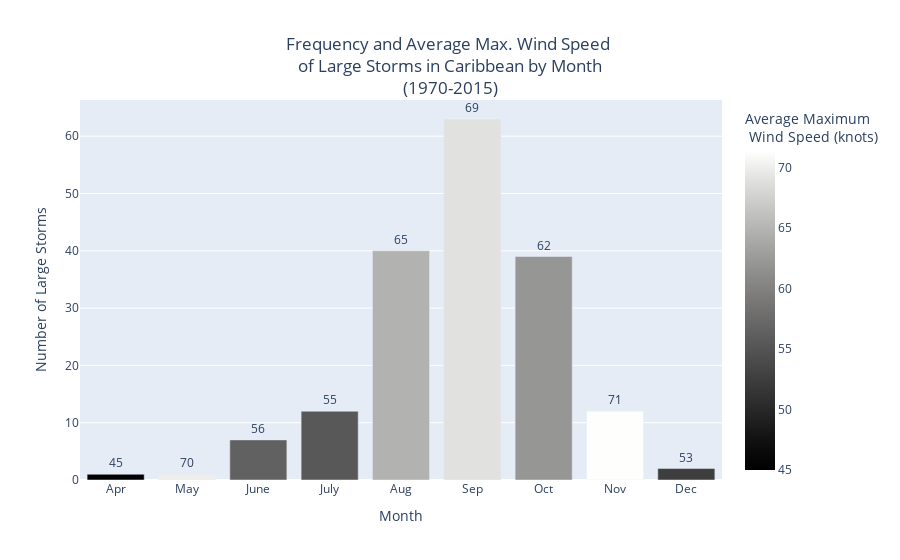

The notebook cell saved with this chart:
### Code cell
#creating bar chart, of month, count, and average speed 
import plotly.express as px

fig_2 = px.bar(described_df_month, 
                 x= 'Month',
                 y='Count', 
                 color = 'Mean',
                 color_continuous_scale=px.colors.sequential.gray,
                 title = 'Frequency and Average Max. Wind Speed <br> of Large Storms in Caribbean by Month <br> (1970-2015) <br>',
                 text = 'Mean',
                 labels={'Count':'Number of Large Storms', 'Mean' : 'Average Maximum <br> Wind Speed (knots)'}
                )

fig_2.update_layout(
                    title_x=0.5,
                    xaxis = dict(
        tickmode = 'array',
        tickvals = [1, 2, 3, 4, 5, 6, 7, 8, 9, 10, 11, 12],
        ticktext = ['Jan', 'Feb', 'Mar', 'Apr', 'May', 'June', 'July', 'Aug', 'Sep', 'Oct', 'Nov', 'Dec']
                                )
                    )
fig_2.update_traces(texttemplate='%{text:.2s}', textposition='outside')
fig_2.update_layout(uniformtext_minsize=8, uniformtext_mode='hide')
fig_2.show()

### Figure 1 — Plotly figure (JSON) as saved in the notebook; plotly's stock layout.template omitted (floating-point values rounded to 4 significant figures)
{"data": [{"alignmentgroup": "True", "hovertemplate": "Month=%{x}<br>Number of Large Storms=%{y}<br>Average Maximum <br> Wind Speed (knots)=%{marker.color}<extra></extra>", "legendgroup": "", "marker": {"color": [45, 70, 56.43, 55.42, 64.75, 68.97, 62.05, 71.25, 52.5], "coloraxis": "coloraxis"}, "name": "", "offsetgroup": "", "orientation": "v", "showlegend": false, "text": [45, 70, 56.43, 55.42, 64.75, 68.97, 62.05, 71.25, 52.5], "textposition": "outside", "texttemplate": "%{text:.2s}", "type": "bar", "x": [4, 5, 6, 7, 8, 9, 10, 11, 12], "xaxis": "x", "y": [1, 1, 7, 12, 40, 63, 39, 12, 2], "yaxis": "y"}], "layout": {"autosize": true, "barmode": "relative", "coloraxis": {"colorbar": {"title": {"text": "Average Maximum <br> Wind Speed (knots)"}}, "colorscale": [[0, "rgb(0, 0, 0)"], [0.09091, "rgb(16, 16, 16)"], [0.1818, "rgb(38, 38, 38)"], [0.2727, "rgb(59, 59, 59)"], [0.3636, "rgb(81, 80, 80)"], [0.4545, "rgb(102, 101, 101)"], [0.5455, "rgb(124, 123, 122)"], [0.6364, "rgb(146, 146, 145)"], [0.7273, "rgb(171, 171, 170)"], [0.8182, "rgb(197, 197, 195)"], [0.9091, "rgb(224, 224, 223)"], [1, "rgb(254, 254, 253)"]]}, "legend": {"tracegroupgap": 0}, "title": {"text": "Frequency and Average Max. Wind Speed <br> of Large Storms in Caribbean by Month <br> (1970-2015) <br>", "x": 0.5}, "uniformtext": {"minsize": 8, "mode": "hide"}, "xaxis": {"anchor": "y", "autorange": true, "domain": [0, 1], "range": [3.5, 12.5], "tickmode": "array", "ticktext": ["Jan", "Feb", "Mar", "Apr", "May", "June", "July", "Aug", "Sep", "Oct", "Nov", "Dec"], "tickvals": [1, 2, 3, 4, 5, 6, 7, 8, 9, 10, 11, 12], "title": {"text": "Month"}, "type": "linear"}, "yaxis": {"anchor": "x", "autorange": true, "domain": [0, 1], "range": [0, 66.32], "title": {"text": "Number of Large Storms"}, "type": "linear"}}}
